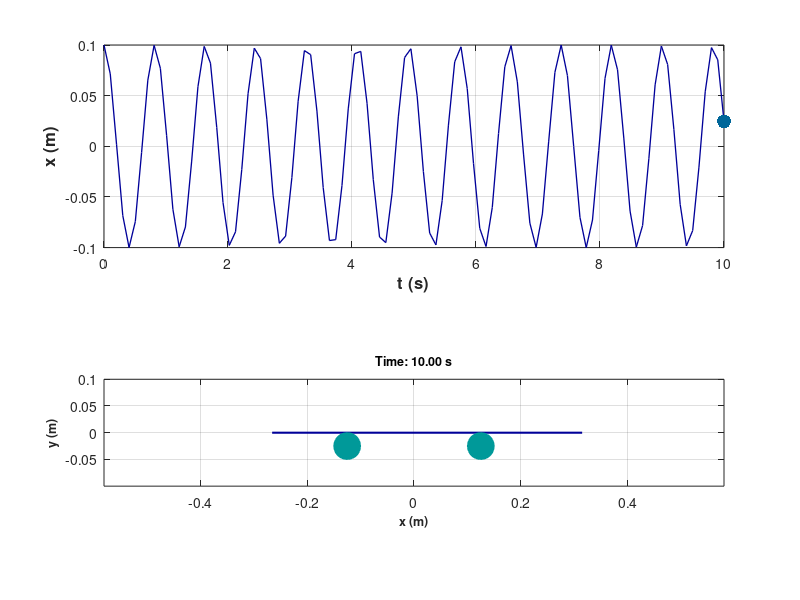

The MATLAB source for this figure: (Note: this script raises an error after producing the figure.)
clear all
close all
clc

%% Definition of Parameters
% parameters
g = 9.81; % m/s^2 | gravitational acceleration of the Earth
mu = 0.6; % kinetic friction coefficient
d = 0.2; % m | distance between the centers of the cylinders
f = sqrt(g*mu/(2*d))/pi; % Hz | frequency
x0 = 0; % m | the coordinate center | x0 is not the same as x(0)
v0 = 0; % m | initial velocity | v(0)
t_start = 0; % s | the time at which the simulation starts | phi
t_end = 10; % s | the time at which the simulation ends
n = 100;
t = linspace(t_start,t_end,n);

%% Calculation of x(t)
x(1) = 0.1; % m | initial position | x(0)
x = x0+sqrt((x(1)-x0)^2+(v0/(2*pi*f))^2).*cos(2*pi*f.*t+t_start); % m | x as a function of time
y = zeros(1,length(x)); % m | y as a function of time

%% Visualisation
% Animation 1
outerlength = 0.19; % m | the length of the rod outside each of the centers of the cylinders
r = 0.05; % m | radius of the cylinders

figure('Visible','off');
subplot(2,1,1)
plot(t,x,'Color',[0 0 .6],'LineWidth',.95)
pointer = line(t(1),x(1),'Marker','.','MarkerSize',30,'Color',[0 .4 .6]);
xlabel('t (s)','FontName','Helvetica','FontSize',12,'FontWeight','bold')
ylabel('x (m)','FontName','Helvetica','FontSize',12,'FontWeight','bold')
grid on


subplot(2,1,2)
rod = plot([x(1)-d/2-outerlength x(1)+d/2+outerlength],[y(1) y(1)],...
    'LineWidth',1.5,'Color',[0 0 .6]);
hold on
rectangle('Position',[-d/2-r -r r r],'Curvature',[1 1],'FaceColor',[0 .6 .6],'EdgeColor',[0 .6 .6])
rectangle('Position',[d/2 -r r r],'Curvature',[1 1],'FaceColor',[0 .6 .6],'EdgeColor',[0 .6 .6])
xlabel('x (m)','FontName','Helvetica','FontSize',9,'FontWeight','bold')
ylabel('y (m)','FontName','Helvetica','FontSize',9,'FontWeight','bold')
axis equal
title1 = title(sprintf('Time: %0.2f s',t(1)),'FontName','Helvetica','FontSize',9);
axis([2*(min(x)-outerlength) 2*(max(x)+outerlength) min(x) max(x)]);
grid on

mov1(1,length(t)) = struct('cdata',[],'colormap',[]);

for i = 1:length(t)
    set(pointer,'XData',t(i),'YData',x(i));
    set(rod,'XData',[x(i)-d/2-outerlength,x(i)+d/2+outerlength],'YData',[y(i),y(i)]);
    set(title1,'String',sprintf('Time: %0.2f s',t(i)));
    pause(0.5);
    mov1(i) = getframe(gcf);
end

anim1 = VideoWriter('Anim1.avi');
open(anim1)
writeVideo(anim1,mov1)
close(anim1)


